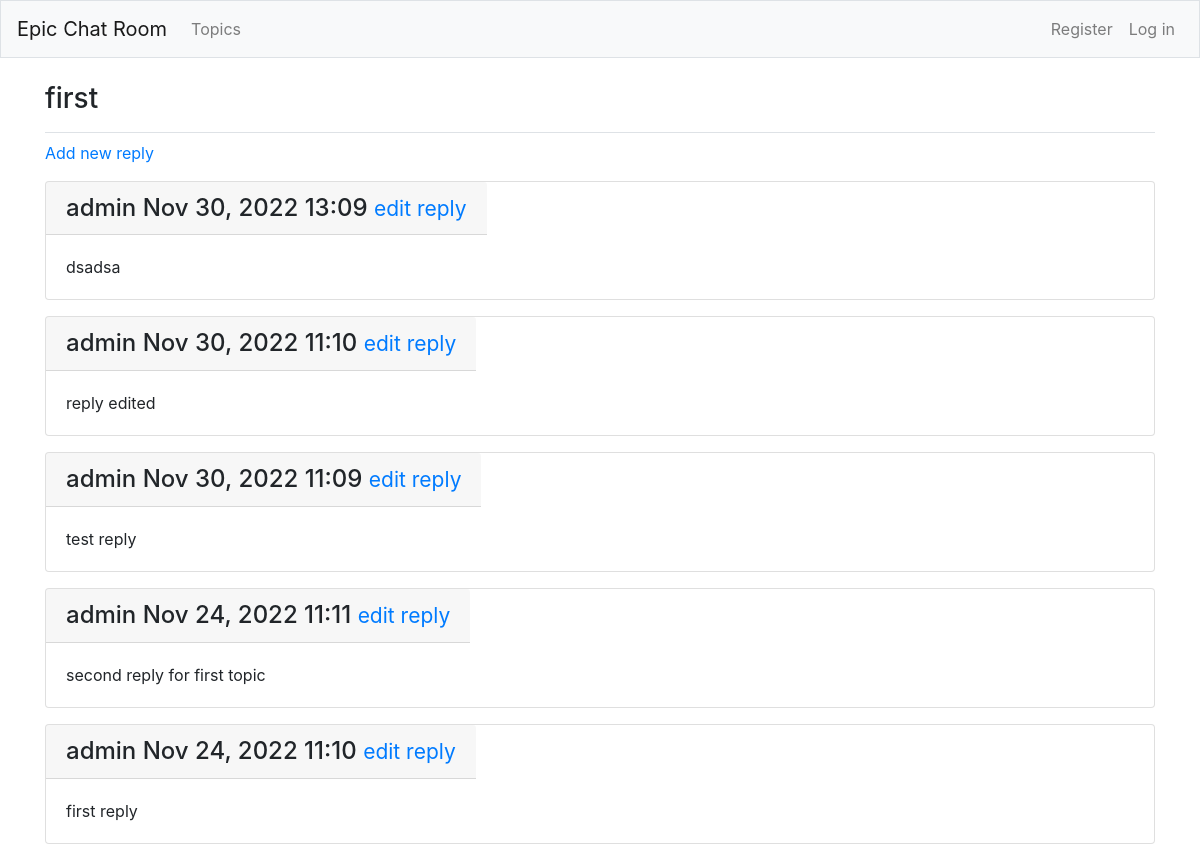
The app's page /topics/1/, older data.
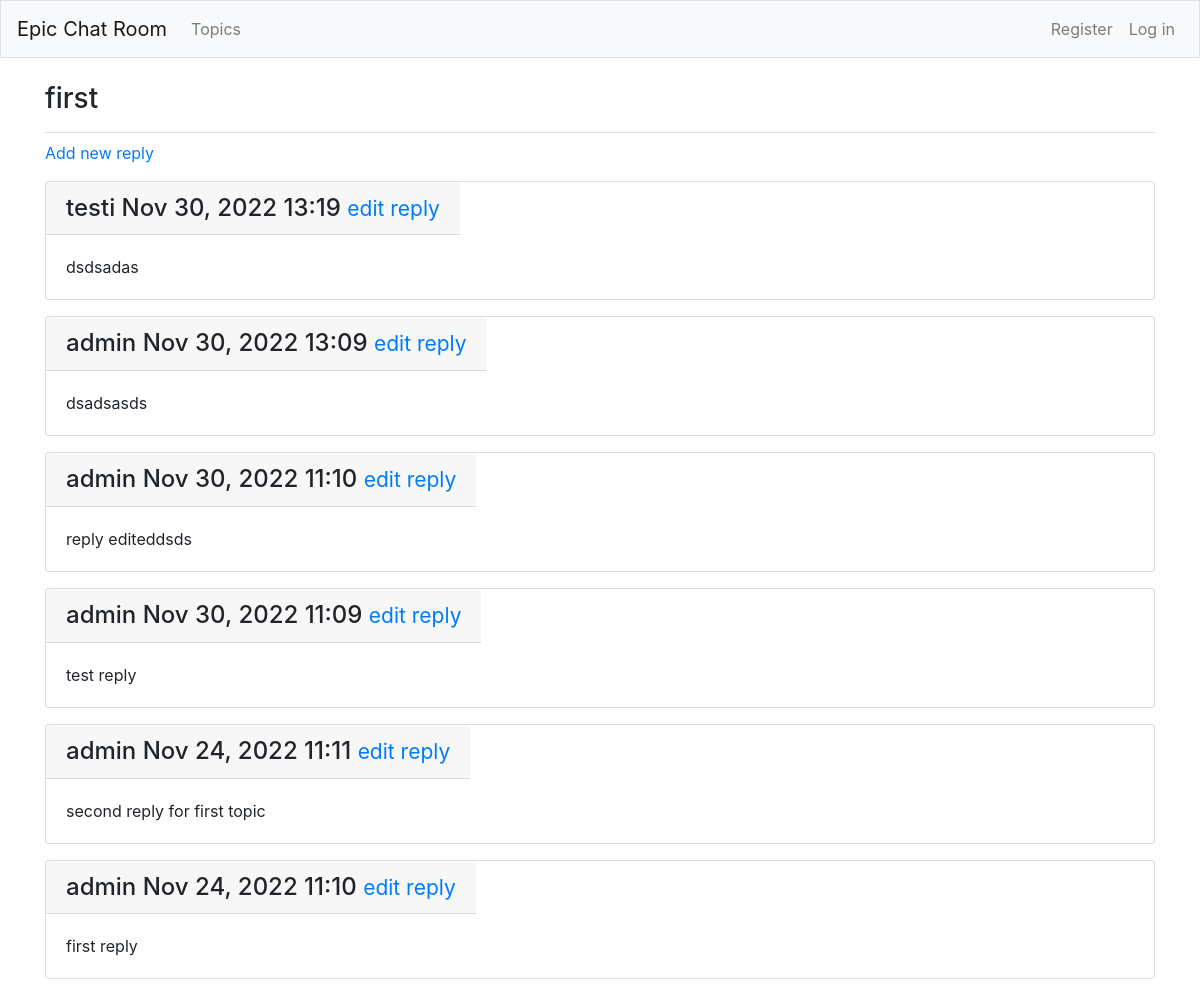
The same page, newer data.
### epic_chat_room/models.py (models this page shows)
class Reply(models.Model):
    topic = models.ForeignKey(Topic, on_delete=models.CASCADE)
    text = models.TextField()
    date_added = models.DateTimeField(auto_now_add=True)
    owner = models.ForeignKey(User, on_delete=models.CASCADE)
    class Meta:
        verbose_name_plural = 'replies'
    def __str__(self):
        return f"{self.text}"

### epic_chat_room/views.py (the view)
# urls.py: path('topics/<int:topic_id>/', views.topic, name='topic'),
def topic(request, topic_id):
    topic = Topic.objects.get(id=topic_id)
    replies = topic.reply_set.order_by('-date_added')
    context = {'topic': topic, 'replies': replies}
    return render(request, 'epic_chat_room/topic.html', context)

### epic_chat_room/models.py (called while the page is built)
    def __str__(self):
        return self.title

### epic_chat_room/templates/epic_chat_room/topic.html
{% extends "epic_chat_room/base.html" %}
{% block page_header %}
  <h3>{{ topic }}</h3>
{% endblock page_header %}
{% block content %}
  <p>
    <a href="{% url 'epic_chat_room:new_reply' topic.id %}">Add new reply</a>
  </p>
{% for reply in replies %}
  <div class="card mb-3">
    <h4 class="card-header mr-auto">
      {{  reply.owner }}
      {{  reply.date_added|date:'M d, Y H:i' }}
      <small><a href="{% url 'epic_chat_room:edit_reply' reply.id %}">
          edit reply</a></small>
    </h4>
    <div class="card-body">
        {{ reply }}
      </div>
    </div>
  {% empty %}
    <li>No replies have been added yet.</li>
  {% endfor %}
{% endblock content %}

Row changes from the older to the newer data that the page shows:
added Reply: owner "testi", date_added "Nov 30, 2022 13:19", text "dsdsadas"
changed Reply: text "dsadsa" → "dsadsasds"
changed Reply: text "reply edited" → "reply editeddsds"
